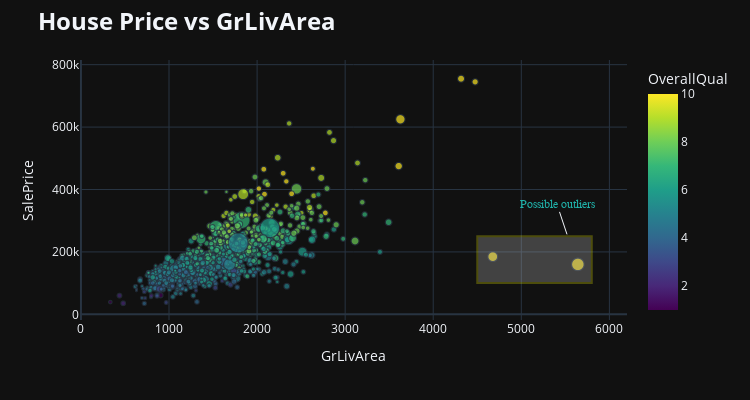

The cell this chart's notebook holds for it:
### Code cell
## Relationship of Sale Price with Numerical Variables
important_features = ['LotArea', 'OverallQual', 'GrLivArea', 'GarageCars', 'GarageArea', 'TotalBsmtSF', 
                      '1stFlrSF', 'FullBath', 'TotRmsAbvGrd', 'YearBuilt','YearRemodAdd', 'SalePrice']
DF = df_train[important_features]

#.......main plot (scatter)
fig = px.scatter(DF,x='GrLivArea',y='SalePrice',color='OverallQual',size='LotArea', width=750,height=400)

#......annotation (text)
fig.add_annotation(text="Possible outliers",xref="x", yref="y",x=6200,y=160000,showarrow = True,
                   yshift=30,xshift=-60,font=dict(family="sans serif",size=12,color="LightSeaGreen"))

#......annotation (box)
fig.add_shape(type="rect",xref="x", yref="y",x0=4500, x1=5800, y0=100000, y1=250000,
              fillcolor="lightgray", line_color="yellow",opacity=0.25)

#......update the plot as you wish
fig.update_layout(title='<b>House Price vs GrLivArea<b>',titlefont={'size': 24},template='plotly_dark')
fig.show()

### Figure 1 — Plotly figure (JSON) as saved in the notebook; plotly's stock layout.template omitted (floating-point values rounded to 4 significant figures; data arrays with more than 128 entries replaced by an {"elided": "..."} marker saying what was removed)
{"data": [{"hovertemplate": "GrLivArea=%{x}<br>SalePrice=%{y}<br>LotArea=%{marker.size}<br>OverallQual=%{marker.color}<extra></extra>", "legendgroup": "", "marker": {"color": {"elided": "1168 int values"}, "coloraxis": "coloraxis", "size": {"elided": "1168 int values"}, "sizemode": "area", "sizeref": 411.6, "symbol": "circle"}, "mode": "markers", "name": "", "showlegend": false, "type": "scattergl", "x": {"elided": "1168 int values"}, "xaxis": "x", "y": {"elided": "1168 int values"}, "yaxis": "y"}], "layout": {"annotations": [{"font": {"color": "LightSeaGreen", "family": "sans serif", "size": 12}, "showarrow": true, "text": "Possible outliers", "x": 6200, "xref": "x", "xshift": -60, "y": 160000, "yref": "y", "yshift": 30}], "coloraxis": {"colorbar": {"title": {"text": "OverallQual"}}, "colorscale": [[0, "#440154"], [0.1111, "#482878"], [0.2222, "#3e4989"], [0.3333, "#31688e"], [0.4444, "#26828e"], [0.5556, "#1f9e89"], [0.6667, "#35b779"], [0.7778, "#6ece58"], [0.8889, "#b5de2b"], [1, "#fde725"]]}, "height": 400, "legend": {"itemsizing": "constant", "tracegroupgap": 0}, "margin": {"t": 60}, "shapes": [{"fillcolor": "lightgray", "line": {"color": "yellow"}, "opacity": 0.25, "type": "rect", "x0": 4500, "x1": 5800, "xref": "x", "y0": 100000, "y1": 250000, "yref": "y"}], "title": {"font": {"size": 24}, "text": "<b>House Price vs GrLivArea<b>"}, "width": 750, "xaxis": {"anchor": "y", "domain": [0, 1], "title": {"text": "GrLivArea"}}, "yaxis": {"anchor": "x", "domain": [0, 1], "title": {"text": "SalePrice"}}}}
